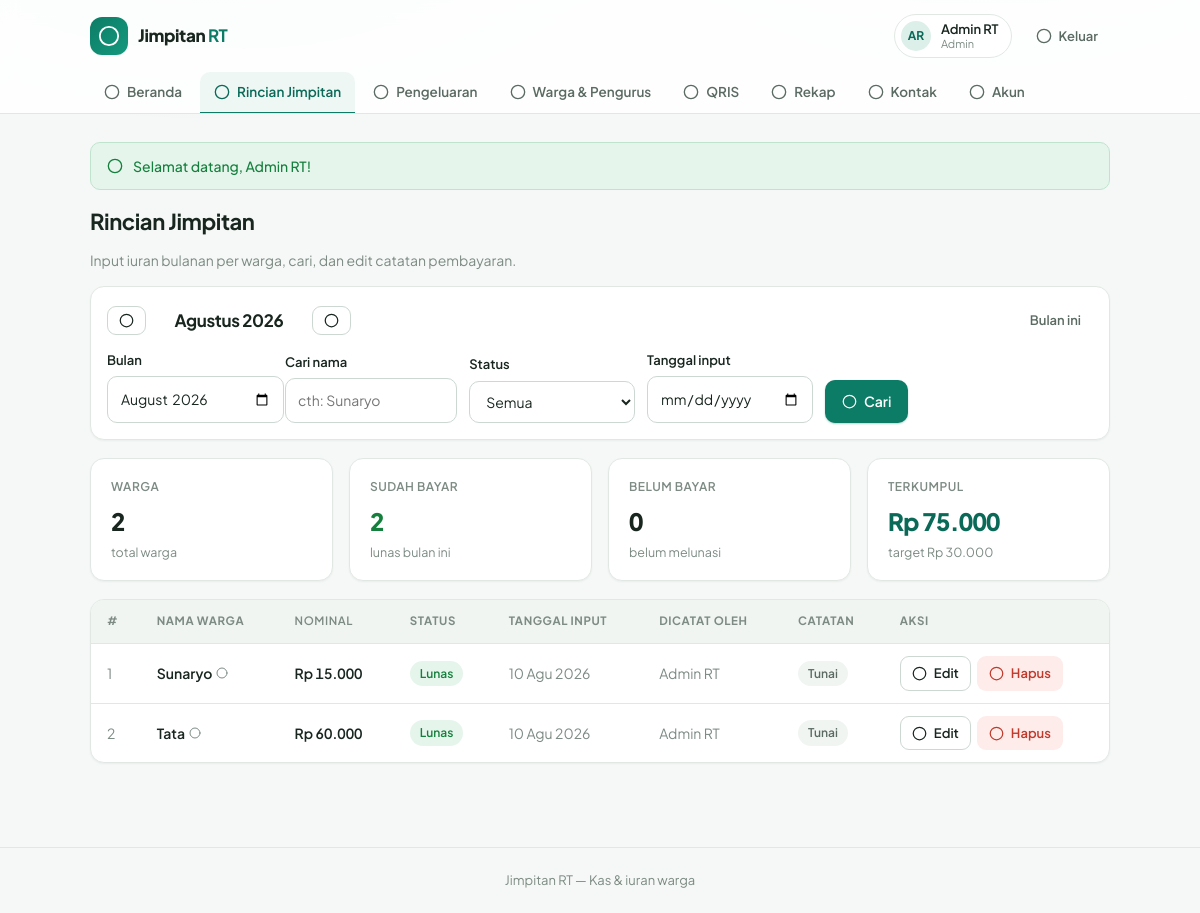
Page /dashboard.php?view=jimpitan (signed in) on the committed database.
### tables this page shows
CREATE TABLE `users` (
  `id`            BIGINT UNSIGNED NOT NULL AUTO_INCREMENT,
  `username`      VARCHAR(30)  NOT NULL COMMENT 'Username login',
  `name`          VARCHAR(255) NOT NULL COMMENT 'Nama lengkap',
  `role`          ENUM('admin','pengurus','warga') NOT NULL DEFAULT 'warga',
  `password_hash` VARCHAR(255) NOT NULL COMMENT 'Hash bcrypt (seed awal plaintext, di-upgrade otomatis)',
  `created_at`    TIMESTAMP NOT NULL DEFAULT CURRENT_TIMESTAMP,
  PRIMARY KEY (`id`),
  UNIQUE KEY `uq_username` (`username`)
);

CREATE TABLE `jimpitan` (
  `id`             BIGINT UNSIGNED NOT NULL AUTO_INCREMENT,
  `warga_id`       BIGINT UNSIGNED NOT NULL COMMENT 'FK -> users.id',
  `month`          CHAR(7)      NOT NULL COMMENT 'Bulan pembayaran, format YYYY-MM',
  `nominal`        INT UNSIGNED NOT NULL COMMENT 'Nominal yang dibayar (Rp)',
  `recorded_by_id` BIGINT UNSIGNED NOT NULL COMMENT 'FK -> users.id (pencatat)',
  `note`           VARCHAR(255)  DEFAULT NULL COMMENT 'Catatan pembayaran',
  `created_at`     TIMESTAMP NOT NULL DEFAULT CURRENT_TIMESTAMP,
  PRIMARY KEY (`id`),
  UNIQUE KEY `uq_warga_bulan` (`warga_id`, `month`),
  KEY `idx_month` (`month`),
  CONSTRAINT `fk_jimpitan_warga` FOREIGN KEY (`warga_id`) REFERENCES `users` (`id`),
  CONSTRAINT `fk_jimpitan_pencatat` FOREIGN KEY (`recorded_by_id`) REFERENCES `users` (`id`)
);

### includes/views.php (the view, shortened to what the rows shown need)
<?php
require_once __DIR__ . '/layout.php';
function render_jimpitan(array $user, PDO $pdo): void
{
    $month = validMonth((string) ($_GET['month'] ?? '')) ?? currentMonthKey();
    $q = trim((string) ($_GET['q'] ?? ''));
    $status = (string) ($_GET['status'] ?? 'semua');
    $tanggal = (string) ($_GET['tanggal'] ?? '');
    $manage = can_manage($user['role']);
    $ov = overviewForMonth($pdo, $month);
    $rows = $ov['rows'];
    page_top('Rincian Jimpitan', $user, 'jimpitan');
    echo section_title('Rincian Jimpitan', 'Input iuran bulanan per warga, cari, dan edit catatan pembayaran.');
    $prev = shiftMonthKey($month, -1);
    $next = shiftMonthKey($month, 1);
    $qs = http_build_query(array_filter([
        'q' => $q !== '' ? $q : null,
        'status' => $status !== 'semua' ? $status : null,
        'tanggal' => $tanggal !== '' ? $tanggal : null,
    ]));
    echo '<div class="card filter-bar">';
    echo '<div class="month-nav" style="width:100%">';
    echo '<div class="month-nav-center">'
        . '<a class="btn btn-outline btn-sm" href="dashboard.php?view=jimpitan&month=' . $prev . ($qs ? '&' . $qs : '') . '">' . svg_icon('left', 15) . '</a>'
        . '<h2 style="font-size:17px;font-weight:700;margin:0;min-width:150px;text-align:center">' . monthLabel($month) . '</h2>'
        . '<a class="btn btn-outline btn-sm" href="dashboard.php?view=jimpitan&month=' . $next . ($qs ? '&' . $qs : '') . '">' . svg_icon('right', 15) . '</a>'
        . '</div>';
    echo '<a class="btn btn-ghost btn-sm" href="dashboard.php?view=jimpitan">Bulan ini</a>';
    echo '</div>';
    echo '<form method="get" action="dashboard.php" class="filter-bar" style="padding:0;margin:0">';
    echo '<div class="form-row"><label for="f-month">Bulan</label><input class="input" type="month" id="f-month" name="month" value="' . e($month) . '"></div>';
    echo '<div class="form-row grow"><label for="f-q">Cari nama</label><input class="input" id="f-q" name="q" value="' . e($q) . '" placeholder="cth: Sunaryo"></div>';
    echo '<div class="form-row"><label for="f-status">Status</label><select class="input" id="f-status" name="status">'
        . '<option value="semua"' . ($status === 'semua' ? ' selected' : '') . '>Semua</option>'
        . '<option value="lunas"' . ($status === 'lunas' ? ' selected' : '') . '>Sudah bayar</option>'
        . '<option value="belum"' . ($status === 'belum' ? ' selected' : '') . '>Belum bayar</option>'
        . '</select></div>';
    echo '<div class="form-row"><label for="f-tanggal">Tanggal input</label><input class="input" type="date" id="f-tanggal" name="tanggal" value="' . e($tanggal) . '"></div>';
    echo '<button class="btn btn-primary" type="submit">' . svg_icon('search', 15) . 'Cari</button>';
    echo '</form>';
    echo '</div>';
    echo '<div class="grid grid-4" style="margin-bottom:18px">';
    echo stat_card('Warga', (string) $ov['totalWarga'], 'total warga');
    echo stat_card('Sudah bayar', (string) $ov['paidCount'], 'lunas bulan ini', 'success');
    echo stat_card('Belum bayar', (string) $ov['unpaidCount'], 'belum melunasi', '');
    echo stat_card('Terkumpul', rupiah($ov['total']), 'target ' . rupiah($ov['target']), 'primary');
    echo '</div>';
    echo '<div class="table-wrap"><table class="table"><thead><tr>'
        . '<th>#</th><th>Nama warga</th><th class="num">Nominal</th><th>Status</th>'
        . '<th>Tanggal input</th><th>Dicatat oleh</th><th>Catatan</th>'
        . ($manage ? '<th>Aksi</th>' : '')
        . '</tr></thead><tbody>';
    $no = 1;
    foreach ($rows as $r) {
        $w = $r['warga'];
        $p = $r['payment'];
        echo '<tr>';
        echo '<td class="muted-cell">' . $no . '</td>';
        if ($manage) {
            $payUrl = 'dashboard.php?view=jimpitan&form=pay&warga_id=' . (int) $w['id'] . '&month=' . $month;
            $nameHtml = '<a class="name-link" href="' . $payUrl . '" title="' . ($p ? 'Edit pembayaran' : 'Catat pembayaran') . '">'
                . '<strong>' . e($w['name']) . '</strong> '
                . svg_icon($p ? 'pencil' : 'plus', 12)
                . '</a>';
        } else {
            $nameHtml = '<strong>' . e($w['name']) . '</strong>';
        }
        echo '<td>' . $nameHtml . '</td>';
        echo '<td class="num">' . ($p ? rupiah((int) $p['nominal']) : '<span class="muted-cell">—</span>') . '</td>';
        echo '<td>' . status_badge($r['status']) . '</td>';
        echo '<td class="muted-cell">' . ($p ? formatTanggal($p['created_at']) : '—') . '</td>';
        echo '<td class="muted-cell">' . ($p ? e($r['recordedByName']) : '—') . '</td>';
        echo '<td>' . ($p && $p['note'] ? note_html((string) $p['note']) : '<span class="muted-cell">—</span>') . '</td>';
        if ($manage) {
            echo '<td><div class="actions">';
            if ($p) {
                $editUrl = 'dashboard.php?view=jimpitan&form=pay&warga_id=' . (int) $w['id'] . '&month=' . $month;
                $delUrl = 'dashboard.php?view=jimpitan&form=delete_payment&payment_id=' . (int) $p['id'] . '&month=' . $month;
                echo action_btn($editUrl, 'Edit', 'outline', 'pencil');
                echo action_btn($delUrl, 'Hapus', 'danger', 'trash');
            } else {
                $payUrl = 'dashboard.php?view=jimpitan&form=pay&warga_id=' . (int) $w['id'] . '&month=' . $month;
                echo action_btn($payUrl, 'Bayar', 'primary', 'plus');
            }
            echo '</div></td>';
        }
        echo '</tr>';
        $no++;
    }
    echo '</tbody></table></div>';
    page_bottom();
}

### includes/layout.php (shortened to what the rows shown need)
<?php
require_once __DIR__ . '/auth.php';
function svg_icon(string $name, int $size = 18): string
{
    $body = $icons[$name] ?? '<circle cx="12" cy="12" r="10"/>';
    return '<svg class="icon" width="' . $size . '" height="' . $size . '" viewBox="0 0 24 24" fill="none" '
        . 'stroke="currentColor" stroke-width="2" stroke-linecap="round" stroke-linejoin="round" aria-hidden="true">'
        . $body . '</svg>';
}
function nav_items(string $role): array
{
    $all = [
        'beranda'     => ['Beranda', 'home', ['admin', 'pengurus', 'warga']],
        'jimpitan'    => ['Rincian Jimpitan', 'calendar', ['admin', 'pengurus', 'warga']],
        'pengeluaran' => ['Pengeluaran', 'wallet', ['admin', 'pengurus', 'warga']],
        'warga'       => ['Warga & Pengurus', 'users', ['admin']],
        'qris'        => ['QRIS', 'qr', ['admin', 'pengurus', 'warga']],
        'rekap'       => ['Rekap', 'db', ['admin', 'pengurus']],
        'kontak'      => ['Kontak', 'phone', ['admin', 'pengurus', 'warga']],
        'akun'        => ['Akun', 'user', ['admin', 'pengurus', 'warga']],
    ];
    $items = [];
    foreach ($all as $key => [$label, $icon, $roles]) {
        if (in_array($role, $roles, true)) {
            $items[$key] = [$label, $icon];
        }
    }
    return $items;
}
function render_header(array $user, string $active): void
{
    $items = nav_items($user['role']);
    $roleLabel = ['admin' => 'Admin', 'pengurus' => 'Pengurus', 'warga' => 'Warga'];
    echo '<header class="topbar">';
    echo '<div class="container topbar-inner">';
    echo '<a class="brand" href="dashboard.php"><span class="brand-mark">' . svg_icon('coins', 22) . '</span>'
        . '<span class="brand-text">Jimpitan <strong>RT</strong></span></a>';
    echo '<div class="topbar-right">';
    echo '<span class="user-chip"><span class="avatar">' . e(initials($user['name'])) . '</span>'
        . '<span class="user-meta"><span class="user-name">' . e($user['name']) . '</span>'
        . '<span class="user-role">' . e($roleLabel[$user['role']] ?? $user['role']) . '</span></span></span>';
    echo '<a class="btn btn-ghost btn-sm" href="logout.php">' . svg_icon('logout', 16) . 'Keluar</a>';
    echo '</div></div>';
    echo '<nav class="container nav-tabs" aria-label="Menu utama">';
    foreach ($items as $key => [$label, $icon]) {
        $cls = $key === $active ? ' nav-tab-active' : '';
        echo '<a class="nav-tab' . $cls . '" href="dashboard.php?view=' . $key . '">' . svg_icon($icon, 16) . $label . '</a>';
    }
    echo '</nav>';
    echo '</header>';
}
function page_top(string $title, ?array $user = null, ?string $active = null): void
{
    echo '<!doctype html><html lang="id"><head><meta charset="utf-8">'
        . '<meta name="viewport" content="width=device-width, initial-scale=1">'
        . '<title>' . e($title) . ' — ' . APP_NAME . '</title>'
        . '<link rel="preconnect" href="https://fonts.googleapis.com">'
        . '<link rel="preconnect" href="https://fonts.gstatic.com" crossorigin>'
        . '<link rel="stylesheet" href="https://fonts.googleapis.com/css2?family=Plus+Jakarta+Sans:wght@400;500;600;700;800&display=swap">'
        . '<link rel="stylesheet" href="assets/style.css">'
        . '</head><body><div class="glow-bg" aria-hidden="true"></div>';
    if ($user) {
        render_header($user, $active);
    }
    echo '<main class="container page">';
    foreach (flash_get() as $f) {
        echo '<div class="flash flash-' . e($f['type']) . '"><span class="flash-icon">'
            . svg_icon($f['type'] === 'success' ? 'check' : 'alert', 16) . '</span>'
            . e($f['msg']) . '</div>';
    }
}
function page_bottom(): void
{
    echo '</main>';
    echo '<footer class="footer"><div class="container">' . APP_NAME . ' — ' . APP_TAGLINE . '</div></footer>';
    echo '</body></html>';
}
function badge(string $text, string $kind): string
{
    return '<span class="badge badge-' . e($kind) . '">' . e($text) . '</span>';
}
function status_badge(string $status): string
{
    if ($status === 'lunas') {
        return badge('Lunas', 'success');
    }
    return badge('Belum', 'warn');
}
function note_html(?string $note): string
{
    $n = normalizeNote($note);
    if ($n === 'Tunai') {
        return badge('Tunai', 'muted');
    }
    return e($n);
}
function stat_card(string $label, string $value, string $sub = '', string $tone = ''): string
{
    return '<div class="card stat-card' . ($tone ? ' stat-' . $tone : '') . '">'
        . '<p class="stat-label">' . e($label) . '</p>'
        . '<p class="stat-value">' . $value . '</p>'
        . ($sub !== '' ? '<p class="stat-sub">' . $sub . '</p>' : '')
        . '</div>';
}
function section_title(string $title, string $desc = ''): string
{
    return '<div class="section-head"><h1 class="h2">' . e($title) . '</h1>'
        . ($desc !== '' ? '<p class="muted">' . e($desc) . '</p>' : '') . '</div>';
}
function action_btn(string $href, string $label, string $kind, string $icon, string $extra = ''): string
{
    return '<a class="btn btn-sm btn-' . e($kind) . '" href="' . e($href) . '"' . $extra . '>'
        . svg_icon($icon, 15) . e($label) . '</a>';
}

### rows in the picture
users: name "AR", name "Admin RT", role "Admin"
jimpitan: month "Agustus 2026", month "2026-08", nominal "Rp 60.000", created_at "10 Agu 2026", note "Tunai"
users: name "Sunaryo"
jimpitan: nominal "Rp 15.000", created_at "10 Agu 2026", note "Tunai"
users: name "Tata"

### other values in the picture
$label "Beranda"
$label "Rincian Jimpitan"
$label "Pengeluaran"
$label "Warga & Pengurus"
$label "QRIS"
$label "Rekap"
$label "Kontak"
$label "Akun"
$f['msg'] "Selamat datang, Admin RT!"
$title "Rincian Jimpitan"
$desc "Input iuran bulanan per warga, cari, dan edit catatan pembayaran."
$label "WARGA SUDAH BAYAR BELUM BAYAR TERKUMPUL"
$value "2 2 0 Rp 75.000"
$sub "total warga lunas bulan ini belum melunasi target Rp 30.000"
$r['recordedByName'] "Admin RT"
